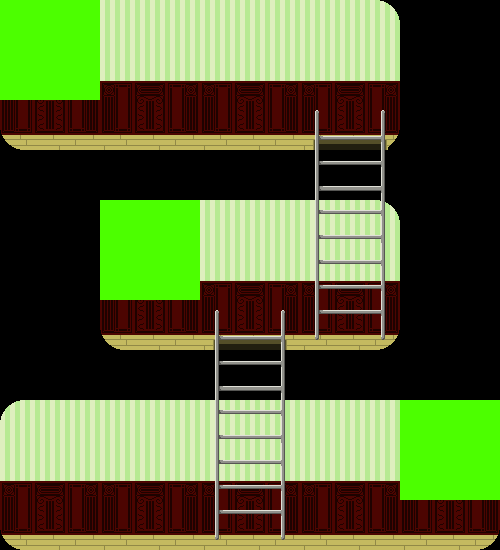

A 2D game scene composited from a Tiled map and its tileset images. What follows is a short description and the map's XML, with every tile layer's data as written:
An orthogonal 10x11 tile map with 50x50 px tiles, 3 tile layers (Tile Layer 1, Tile Layer 2, Tile Layer 3), 3 tilesets and 5 objects.

<map version="1.0" orientation="orthogonal" renderorder="right-down" width="10" height="11" tilewidth="50" tileheight="50" nextobjectid="12">
 <tileset firstgid="1" name="BackGround" tilewidth="50" tileheight="50" tilecount="18" columns="6">
  <image source="BackGround.png" width="300" height="150" />
 </tileset>
 <tileset firstgid="19" name="ladder" tilewidth="50" tileheight="50" tilecount="10" columns="2">
  <image source="ladder.png" width="100" height="250" />
 </tileset>
 <tileset firstgid="29" name="Interactable" tilewidth="50" tileheight="50" tilecount="4" columns="2">
  <image source="Interactable.png" width="100" height="100" />
 </tileset>
 <layer name="Tile Layer 1" width="10" height="11">
  <data encoding="csv">
1,2,3,4,3,4,5,6,0,0,
7,8,9,10,9,10,11,12,0,0,
13,14,15,16,15,16,17,18,0,0,
0,0,0,0,0,0,0,0,0,0,
0,0,1,2,3,4,5,6,0,0,
0,0,7,8,9,10,11,12,0,0,
0,0,13,14,15,16,17,18,0,0,
0,0,0,0,0,0,0,0,0,0,
1,2,3,4,3,4,3,4,5,6,
7,8,9,10,9,10,9,10,11,12,
13,14,15,16,15,16,15,16,17,18
</data>
 </layer>
 <layer name="Tile Layer 2" width="10" height="11">
  <data encoding="csv">
0,0,0,0,0,0,0,0,0,0,
0,0,0,0,0,0,0,0,0,0,
0,0,0,0,0,0,19,20,0,0,
0,0,0,0,0,0,21,22,0,0,
0,0,0,0,0,0,23,24,0,0,
0,0,0,0,0,0,25,26,0,0,
0,0,0,0,19,20,27,28,0,0,
0,0,0,0,21,22,0,0,0,0,
0,0,0,0,23,24,0,0,0,0,
0,0,0,0,25,26,0,0,0,0,
0,0,0,0,27,28,0,0,0,0
</data>
 </layer>
 <layer name="Tile Layer 3" width="10" height="11">
  <data encoding="csv">
29,30,0,0,0,0,0,0,0,0,
31,32,0,0,0,0,0,0,0,0,
0,0,0,0,0,0,0,0,0,0,
0,0,0,0,0,0,0,0,0,0,
0,0,29,30,0,0,0,0,0,0,
0,0,31,32,0,0,0,0,0,0,
0,0,0,0,0,0,0,0,0,0,
0,0,0,0,0,0,0,0,0,0,
0,0,0,0,0,0,0,0,29,30,
0,0,0,0,0,0,0,0,31,32,
0,0,0,0,0,0,0,0,0,0
</data>
 </layer>
 <objectgroup name="floors">
  <object id="1" x="100" y="335" width="300" height="15" />
  <object id="2" x="-4.66667" y="535.333" width="503.333" height="15.3333" />
  <object id="9" x="-1" y="134.5" width="401" height="15.5" />
 </objectgroup>
 <objectgroup name="ladders">
  <object id="10" x="322" y="110" width="55" height="229" />
  <object id="11" x="222" y="308" width="54" height="231" />
 </objectgroup>
</map>
